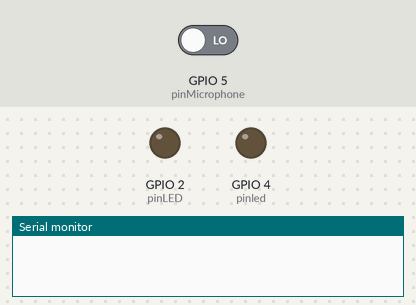
Recording of a sketch running on a simulated ESP32. Parts: output pins drawn as LEDs (lit = HIGH), the last lines printed to the serial monitor. Dashed ring = blinking. The inputs (shaded band) are chosen by the test bench; at power-on: GPIO 5 (pinMicrophone) LOW.

Above: at 1.2 s.
1.3 s: GPIO 5 (pinMicrophone) driven HIGH
At 2.3 s:
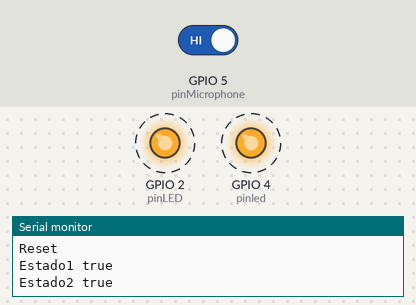
4.3 s: GPIO 5 (pinMicrophone) driven LOW
At 5.4 s:
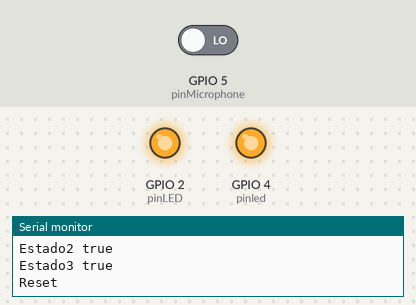
Timing chart, 0 to 7.3 s (numbered marks = the images above; inputs shaded):
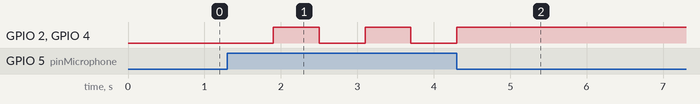

Measured:
- after the input at 1.3 s, GPIO 2 (pinLED), GPIO 4 (pinled): alternates HIGH for 0.60 s and LOW for 0.60 s, starting after 0.60 s
- after the input at 4.3 s, GPIO 2 (pinLED), GPIO 4 (pinled): goes on until 4.3 s, then stays HIGH

The sketch:

ESP32.ino
```cpp
const int pinLED = 2;
const int pinled=4;//Define la salida del circuito el PIN 13 es LED de la placa de Arduino
const int pinMicrophone = 5; //Pin de entrada del módulo de sonido
bool state1 = false;  //se evita que cualquier sonido active el sonido
bool state2 = false;  //solo tres sonidos seguidos activan el sonido
bool state3 = false;
bool stateLED = false; //pin de salida
bool soundDetected = false; // guarda las lecturas del PIN de salida
unsigned long tem; //guarda el tiempo en el que se recoge el sonido

void setup(){
  pinMode(pinLED, OUTPUT);
  pinMode(pinled, OUTPUT);// se define como salida ,
  pinMode(pinMicrophone, INPUT); //se define como pin de entrada
  Serial.begin(9600);
}

void loop(){
soundDetected = digitalRead(pinMicrophone);  // lee la entrada

  if ((soundDetected==true) && (state1==false) && (state2==false) && (state3==false)) {
  state1 = true;
  Serial.println("Estado1 true");
  tem = millis();
  delay (200);
  } else if ((soundDetected == true) && (state1==true) && (state2==false) && (state3==false) ) {
  state2 = true;
  Serial.println("Estado2 true");
  delay (200);
  } else if ((soundDetected == true) && (state1==true) && (state2==true) && (state3==false) ) {
  state3 = true;
  Serial.println("Estado3 true");
  delay (200);
  }
//activa y desactiva sonidos
  if ((state1==true) && (state2==true) && (state3==true)){
  stateLED = !stateLED;
  digitalWrite(pinLED , stateLED);
  digitalWrite(pinled , stateLED);
  Serial.println("Reset");
  state1 = false;
  state2 = false;
  state3 = false;
  }
// se hace reset de los estados
  if (((millis()-tem) >= 500) && (state1==true) && (state2==false || state3==false)){ // Reseteamos estados al pasar 500 ms
  Serial.println("Reset Time");
  Serial.println((millis()-tem));
  state1 = false;
  state2 = false;
  state3 = false;
  }
}
```
